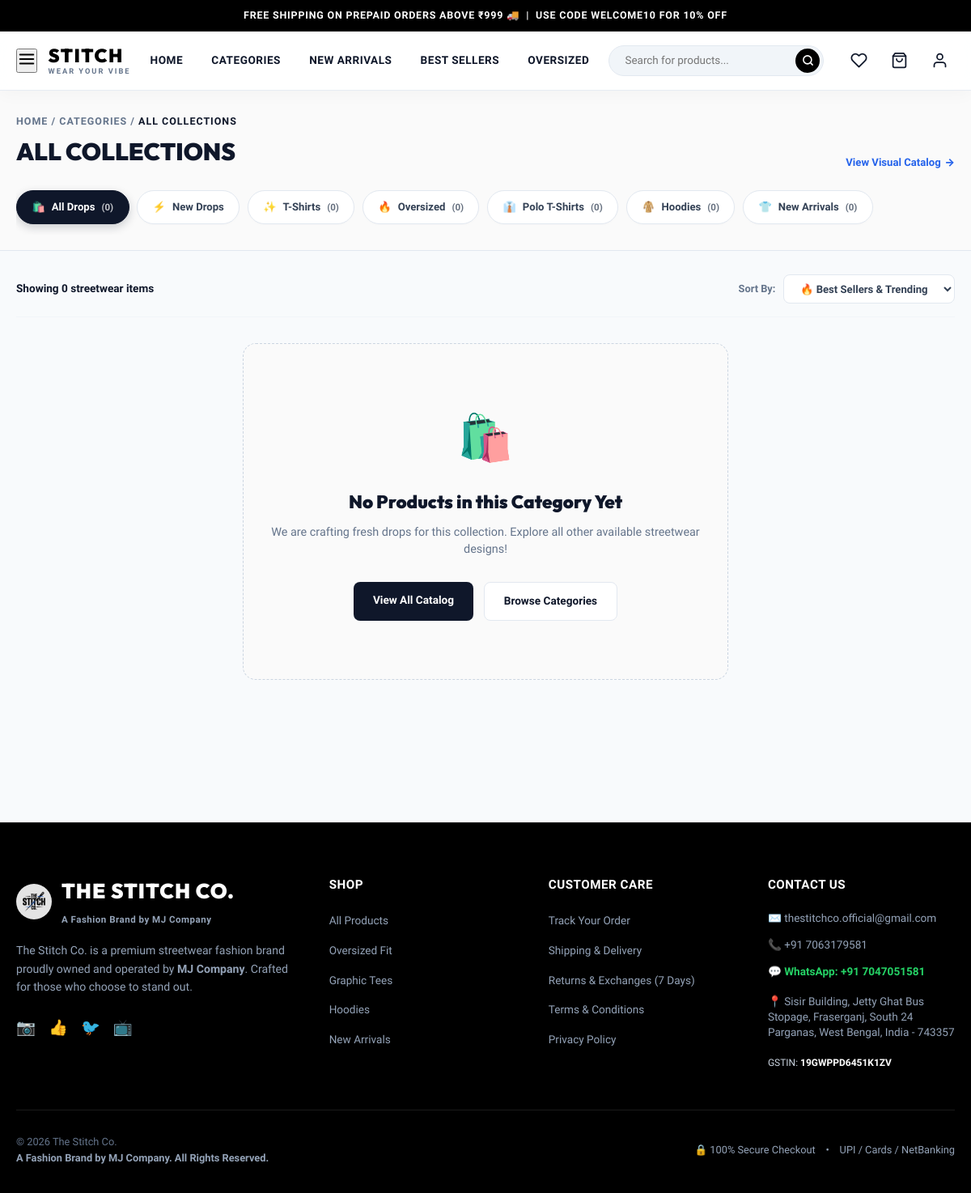
The page /shop.php on the database its author committed.
### tables this page shows
CREATE TABLE IF NOT EXISTS `categories` (
    `id` INT AUTO_INCREMENT PRIMARY KEY,
    `cat_key` VARCHAR(50) NOT NULL UNIQUE,
    `cat_name` VARCHAR(100) NOT NULL,
    `description` TEXT DEFAULT NULL,
    `image` VARCHAR(255) DEFAULT NULL,
    `icon` VARCHAR(50) DEFAULT 'tag',
    `is_active` TINYINT(1) DEFAULT 1,
    `display_order` INT DEFAULT 0,
    `created_at` TIMESTAMP DEFAULT CURRENT_TIMESTAMP
);

### includes/functions.php (called while the page is built, shortened)
<?php
function e(?string $string): string {
    return htmlspecialchars($string ?? '', ENT_QUOTES, 'UTF-8');
}

### shop.php (the view, shortened to what this page needs)
<?php
require_once __DIR__ . '/includes/functions.php';
$db = get_db();
$selectedCat = trim($_GET['cat'] ?? '');
$searchQuery = trim($_GET['q'] ?? '');
$sort = trim($_GET['sort'] ?? 'popular');
$categoriesList = $db->query("
    SELECT c.*, COUNT(p.id) as count
    FROM categories c
    LEFT JOIN products p ON (c.cat_key = p.category AND p.is_active = 1)
    WHERE c.is_active = 1
    GROUP BY c.id
    ORDER BY c.display_order ASC, c.id ASC
")->fetchAll();
$totalProductsCount = (int)$db->query("SELECT COUNT(*) FROM products WHERE is_active = 1")->fetchColumn();
$sql = "SELECT * FROM products WHERE is_active = 1";
$params = [];
switch ($sort) {
    case 'popular':
    default:
        $sql .= " ORDER BY is_best_seller DESC, is_hero DESC, id DESC";
        break;
}
$stmt = $db->prepare($sql);
$stmt->execute($params);
$products = $stmt->fetchAll();
$currentCatInfo = null;
$categoryDisplayName = $currentCatInfo ? $currentCatInfo['cat_name'] : (!empty($selectedCat) ? ucfirst(str_replace('_', ' ', $selectedCat)) : 'All Collections');
require_once __DIR__ . '/includes/header.php';
?>
<div class="shop-header-banner">
    <div class="container">
        <div style="display: flex; justify-content: space-between; align-items: flex-end; flex-wrap: wrap; gap: 1rem; margin-bottom: 1rem;">
            <div>
                <div style="font-size: 0.78rem; font-weight: 800; color: #64748B; letter-spacing: 1px; text-transform: uppercase; margin-bottom: 0.2rem;">
                    <a href="index.php" style="color: #64748B; text-decoration: none;">HOME</a> / <a href="categories.php" style="color: #64748B; text-decoration: none;">CATEGORIES</a> / <span style="color: #0F172A;"><?= e(strtoupper($categoryDisplayName)) ?></span>
                </div>
                <h1 style="font-family: var(--font-heading); font-size: 1.85rem; font-weight: 900; color: #0F172A; margin: 0; text-transform: uppercase;">
                    <?= e($categoryDisplayName) ?>
                </h1>
            </div>
            <a href="categories.php" style="font-size: 0.82rem; font-weight: 800; color: #2563EB; text-decoration: none; display: flex; align-items: center; gap: 0.3rem;">
                <span>View Visual Catalog</span> &rarr;
            </a>
        </div>
        <div class="category-filter-rail">
            <a href="shop.php<?= !empty($searchQuery) ? '?q=' . urlencode($searchQuery) : '' ?>" class="cat-pill-btn <?= empty($selectedCat) ? 'active' : '' ?>">
                <span>🛍️</span>
                <span>All Drops</span>
                <span class="cat-pill-count">(<?= $totalProductsCount ?>)</span>
            </a>
            <a href="shop.php?cat=new_arrivals" class="cat-pill-btn <?= $selectedCat === 'new_arrivals' ? 'active' : '' ?>">
                <span>⚡</span>
                <span>New Drops</span>
            </a>
            <?php foreach ($categoriesList as $catItem):
                $isActiveCat = ($selectedCat === $catItem['cat_key']);
                $iconEmoji = '👕';
                if ($catItem['cat_key'] === 'oversized') $iconEmoji = '🔥';
                elseif ($catItem['cat_key'] === 'polo') $iconEmoji = '👔';
                elseif ($catItem['cat_key'] === 'hoodies') $iconEmoji = '🧥';
                elseif ($catItem['cat_key'] === 'tshirts') $iconEmoji = '✨';
            ?>
                <a href="shop.php?cat=<?= e($catItem['cat_key']) ?>" class="cat-pill-btn <?= $isActiveCat ? 'active' : '' ?>">
                    <span><?= $iconEmoji ?></span>
                    <span><?= e($catItem['cat_name']) ?></span>
                    <span class="cat-pill-count">(<?= $catItem['count'] ?>)</span>
                </a>
            <?php endforeach; ?>
        </div>
    </div>
</div>
<div class="container" style="padding-bottom: 5rem;">
    <div class="shop-controls-bar">
        <div style="display: flex; align-items: center; gap: 0.8rem; flex-wrap: wrap;">
            <span style="font-size: 0.85rem; font-weight: 800; color: #0F172A;">
                Showing <?= count($products) ?> streetwear items
            </span>
        </div>
        <div style="display: flex; align-items: center; gap: 0.6rem;">
            <label style="font-size: 0.8rem; font-weight: 700; color: #64748B;">Sort By:</label>
            <form action="shop.php" method="GET" id="sort-form" style="margin: 0;">
                <select name="sort" class="sort-select-box" onchange="document.getElementById('sort-form').submit()">
                    <option value="popular" <?= $sort === 'popular' ? 'selected' : '' ?>>🔥 Best Sellers & Trending</option>
                </select>
            </form>
        </div>
    </div>
    <div>
        <?php if (count($products) === 0): ?>
            <div style="text-align: center; padding: 4.5rem 1.5rem; background: #FAFAFA; border-radius: 16px; border: 1.5px dashed #CBD5E1; max-width: 600px; margin: 2rem auto;">
                <div style="font-size: 3.5rem; margin-bottom: 1rem;">🛍️</div>
                <h3 style="font-family: var(--font-heading); font-size: 1.4rem; font-weight: 900; margin-bottom: 0.5rem; color: #0F172A;">No Products in this Category Yet</h3>
                <p style="color: #64748B; font-size: 0.9rem; margin-bottom: 1.8rem; line-height: 1.5;">We are crafting fresh drops for this collection. Explore all other available streetwear designs!</p>
                <div style="display: flex; gap: 0.8rem; justify-content: center; flex-wrap: wrap;">
                    <a href="shop.php" style="padding: 0.75rem 1.5rem; background: #0F172A; color: #fff; border-radius: 8px; font-weight: 800; font-size: 0.85rem; text-decoration: none;">View All Catalog</a>
                    <a href="categories.php" style="padding: 0.75rem 1.5rem; background: #FFFFFF; color: #0F172A; border: 1.5px solid #E2E8F0; border-radius: 8px; font-weight: 800; font-size: 0.85rem; text-decoration: none;">Browse Categories</a>
                </div>
            </div>
        <?php endif; ?>
    </div>
</div>
<?php require_once __DIR__ . '/includes/footer.php'; ?>

### assets/css/style.css (style rules this page uses)
:root { --primary: #000000; --primary-rgb: 0, 0, 0; --secondary: #1E3A8A; --secondary-light: #2563EB; --accent: #3B82F6; --accent-cyan: #06B6D4; --accent-indigo: #6366F1; --accent-blue: #1E3A8A; --accent-glow: rgba(37, 99, 235, 0.25); --brand-blue: #1E3A8A; --brand-blue-hover: #2563EB; --brand-gradient: linear-gradient(135deg, #1E3A8A 0%, #2563EB 60%, #3B82F6 100%); --dark-gradient: linear-gradient(145deg, #090A0F 0%, #131722 100%); --bg: #F8FAFC; --surface: #FFFFFF; --surface-alt: #F1F5F9; --surface-dark: #0F172A; --text: #0F172A; --text-muted: #64748B; --text-light: #94A3B8; --border: #E2E8F0; --border-light: rgba(226, 232, 240, 0.8); --border-dark: #1E293B; --glass-bg: rgba(255, 255, 255, 0.88); --glass-border: rgba(255, 255, 255, 0.6); --glass-dark: rgba(10, 13, 20, 0.88); --glass-dark-border: rgba(255, 255, 255, 0.08); --success: #10B981; --success-bg: #ECFDF5; --warning: #F59E0B; --warning-bg: #FFFBEB; --danger: #EF4444; --danger-bg: #FEF2F2; --radius-xs: 4px; --radius-sm: 8px; --radius-md: 14px; --radius-lg: 20px; --radius-xl: 24px; --radius-full: 9999px; --shadow-sm: 0 2px 8px rgba(0, 0, 0, 0.04); --shadow-md: 0 8px 24px rgba(15, 23, 42, 0.06); --shadow-lg: 0 16px 36px rgba(15, 23, 42, 0.10); --shadow-hover: 0 16px 36px rgba(37, 99, 235, 0.12); --shadow-glow: 0 0 24px rgba(37, 99, 235, 0.3); --transition: all 0.25s cubic-bezier(0.4, 0, 0.2, 1); --transition-smooth: all 0.4s cubic-bezier(0.16, 1, 0.3, 1); --font-main: 'Plus Jakarta Sans', -apple-system, BlinkMacSystemFont, sans-serif; --font-heading: 'Outfit', sans-serif; --font-tech: 'Space Grotesk', 'Outfit', sans-serif; }
*, *::before, *::after { box-sizing: border-box; margin: 0; padding: 0; }
body { font-family: var(--font-main); background-color: var(--bg); color: var(--text); line-height: 1.6; -webkit-font-smoothing: antialiased; padding-bottom: 70px; }
@media (min-width: 992px) { body { padding-bottom: 0; } }
a { color: inherit; text-decoration: none; transition: var(--transition); }
button, input, select, textarea { font-family: inherit; font-size: inherit; }
.container { width: 100%; max-width: 1240px; margin: 0 auto; padding: 0 1.25rem; }

### shop.php (style rules this page uses)
.shop-header-banner { background: #FAFAFA; border-bottom: 1.5px solid #E2E8F0; padding: 1.8rem 0 1.2rem; margin-bottom: 1.8rem; }
.category-filter-rail { display: flex; gap: 0.6rem; overflow-x: auto; padding: 0.5rem 0 0.8rem; -webkit-overflow-scrolling: touch; scrollbar-width: none; }
.cat-pill-btn { display: inline-flex; align-items: center; gap: 0.5rem; padding: 0.6rem 1.15rem; border-radius: 30px; font-size: 0.82rem; font-weight: 800; text-decoration: none; white-space: nowrap; border: 1.5px solid #E2E8F0; background: #FFFFFF; color: #334155; transition: all 0.2s cubic-bezier(0.16, 1, 0.3, 1); box-shadow: 0 1px 3px rgba(0,0,0,0.02); }
.cat-pill-btn.active { background: #0F172A; color: #FFFFFF; border-color: #0F172A; box-shadow: 0 4px 12px rgba(15, 23, 42, 0.2); }
.cat-pill-count { font-size: 0.72rem; opacity: 0.75; font-weight: 700; }
.shop-controls-bar { display: flex; justify-content: space-between; align-items: center; flex-wrap: wrap; gap: 1rem; margin-bottom: 1.5rem; padding-bottom: 1rem; border-bottom: 1px solid #F1F5F9; }
.sort-select-box { padding: 0.55rem 1rem; border: 1.5px solid #E2E8F0; border-radius: 8px; background: #FFFFFF; font-size: 0.82rem; font-weight: 700; color: #334155; cursor: pointer; outline: none; }

### rows shown on the page
categories: cat_key "✨", cat_name "T-Shirts", count "0"
categories: cat_key "🔥", cat_name "Oversized", count "0"
categories: cat_key "👔", cat_name "Polo T-Shirts", count "0"
categories: cat_key "🧥", cat_name "Hoodies", count "0"
categories: iconEmoji "👕", cat_name "New Arrivals", count "0"

### other values the page prints
$categoryDisplayName "ALL COLLECTIONS"
$totalProductsCount "0"
count($products) "0"
